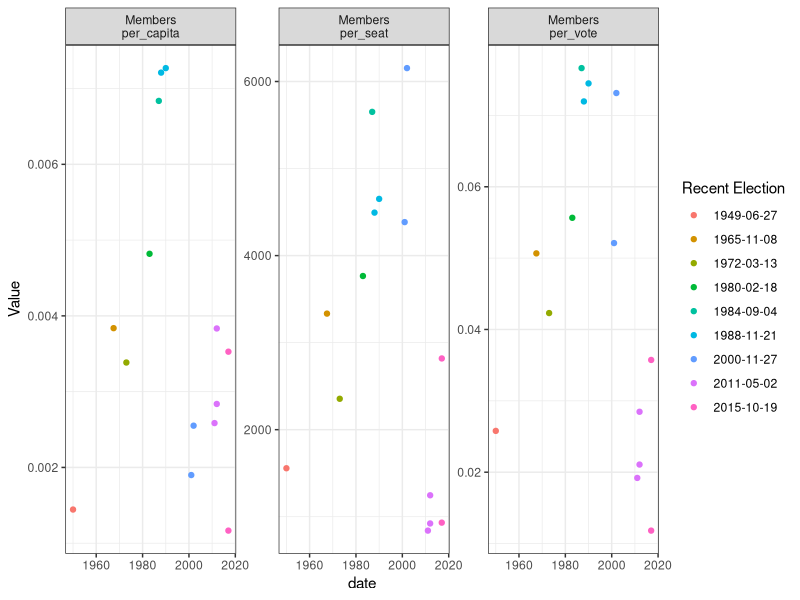
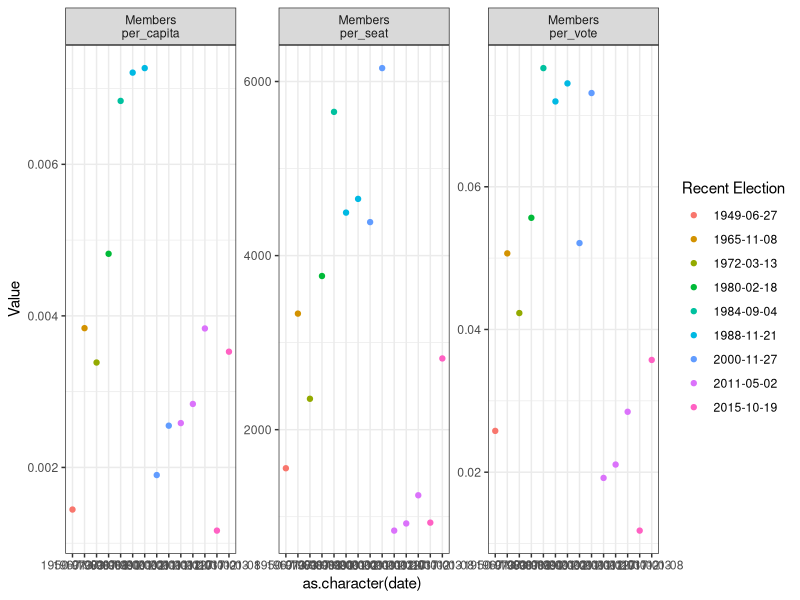
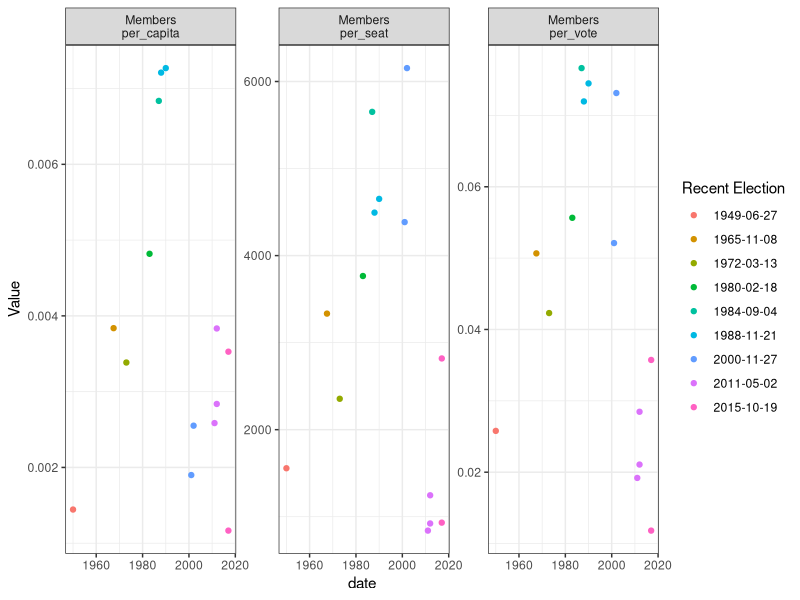

The R script that drew these images, in order:
library(foreign)
library(ggplot2)
library(tidyr)
library(dplyr)

members<-read.csv(file='./Data/membership_data_NDP.csv', colClasses=c('Date', 'numeric','numeric', 'numeric', 'numeric', 'numeric','numeric', 'Date', 'character'))
str(members)

theme_set(theme_bw())
members %>% 
  select(population, votes_previous_election, seats_previous_election, members, date, recent_election) %>% 
  mutate(., members_per_capita=members/population, members_votes=members/votes_previous_election, members_seats=members/seats_previous_election) %>% 
  rename(., `Members\nper_capita`=members_per_capita, `Members\nper_vote`=members_votes, `Members\nper_seat`=members_seats) %>%
  gather(Variable, Value, 7:9) %>% 
  ggplot(., aes(x=date, y=Value, group=recent_election))+geom_point(aes(col=factor(recent_election)))+scale_color_discrete(name = "Recent Election")+scale_x_date() +facet_wrap(~Variable, scales='free')
ggsave(filename='Plots/members_votes_seats_data.png', width=6, height=2)


members %>% 
  select(population, votes_previous_election, seats_previous_election, members, date, recent_election) %>% 
  mutate(., members_per_capita=members/population, members_votes=members/votes_previous_election, members_seats=members/seats_previous_election) %>% 
  rename(., `Members\nper_capita`=members_per_capita, `Members\nper_vote`=members_votes, `Members\nper_seat`=members_seats) %>%
  gather(Variable, Value, 7:9) %>% 
  ggplot(., aes(x=as.character(date), y=Value, group=recent_election))+geom_point(aes(col=factor(recent_election)))+scale_color_discrete(name = "Recent Election")+facet_wrap(~Variable, scales='free')+geom_smooth(method='loess', span =0.5)
